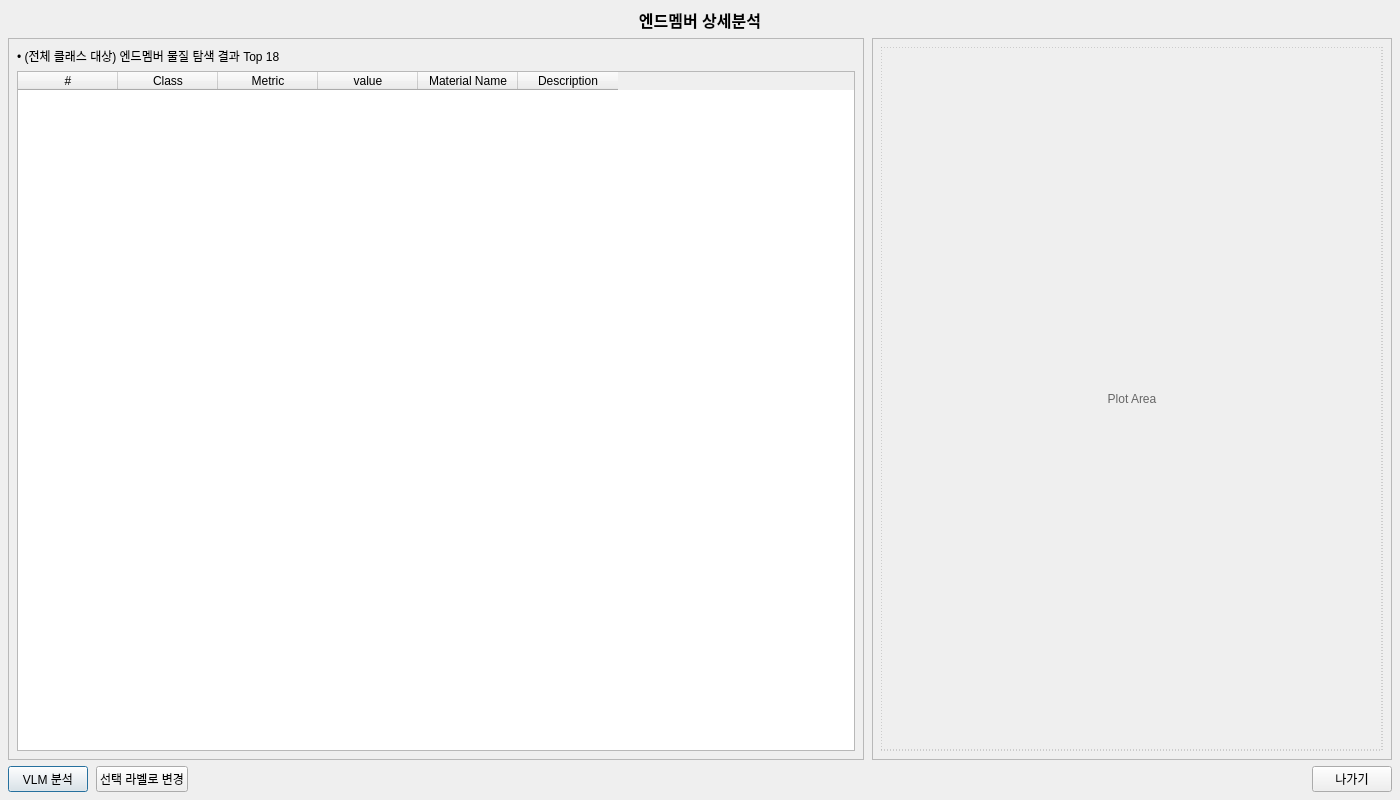
<?xml version="1.0" encoding="UTF-8"?>
<ui version="4.0">
 <class>EndmemberDetailDialog</class>
 <widget class="QDialog" name="EndmemberDetailDialog">
  <property name="geometry">
   <rect>
    <x>0</x>
    <y>0</y>
    <width>1400</width>
    <height>800</height>
   </rect>
  </property>
  <property name="windowTitle">
   <string>엔드멤버 상세분석</string>
  </property>

  <layout class="QVBoxLayout" name="verticalLayoutRoot">
   <property name="leftMargin">
    <number>8</number>
   </property>
   <property name="topMargin">
    <number>8</number>
   </property>
   <property name="rightMargin">
    <number>8</number>
   </property>
   <property name="bottomMargin">
    <number>8</number>
   </property>
   <property name="spacing">
    <number>6</number>
   </property>

   <!-- Title -->
   <item>
    <widget class="QLabel" name="labelTitle">
     <property name="text">
      <string>엔드멤버 상세분석</string>
     </property>
     <property name="alignment">
      <set>Qt::AlignCenter</set>
     </property>
     <property name="styleSheet">
      <string>font-weight:600; font-size:16px;</string>
     </property>
    </widget>
   </item>

   <!-- Main area -->
   <item>
    <layout class="QHBoxLayout" name="horizontalLayoutMain">
     <property name="spacing">
      <number>8</number>
     </property>

     <!-- LEFT -->
     <item>
      <widget class="QFrame" name="frameLeft">
       <property name="frameShape">
        <enum>QFrame::StyledPanel</enum>
       </property>
       <property name="frameShadow">
        <enum>QFrame::Plain</enum>
       </property>

       <layout class="QVBoxLayout" name="verticalLayoutLeft">
        <property name="leftMargin">
         <number>8</number>
        </property>
        <property name="topMargin">
         <number>8</number>
        </property>
        <property name="rightMargin">
         <number>8</number>
        </property>
        <property name="bottomMargin">
         <number>8</number>
        </property>
        <property name="spacing">
         <number>6</number>
        </property>

        <item>
         <widget class="QLabel" name="labelDesc">
          <property name="text">
           <string>• (전체 클래스 대상) 엔드멤버 물질 탐색 결과 Top 18</string>
          </property>
          <property name="wordWrap">
           <bool>true</bool>
          </property>
         </widget>
        </item>

        <item>
         <widget class="QTableWidget" name="tableResults">
          <property name="minimumSize">
           <size>
            <width>780</width>
            <height>600</height>
           </size>
          </property>
          <property name="columnCount">
           <number>6</number>
          </property>
          <column>
           <property name="text">
            <string>#</string>
           </property>
          </column>
          <column>
           <property name="text">
            <string>Class</string>
           </property>
          </column>
          <column>
           <property name="text">
            <string>Metric</string>
           </property>
          </column>
          <column>
           <property name="text">
            <string>value</string>
           </property>
          </column>
          <column>
           <property name="text">
            <string>Material Name</string>
           </property>
          </column>
          <column>
           <property name="text">
            <string>Description</string>
           </property>
          </column>
         </widget>
        </item>
       </layout>
      </widget>
     </item>

     <!-- RIGHT -->
     <item>
      <widget class="QFrame" name="framePlot">
       <property name="frameShape">
        <enum>QFrame::StyledPanel</enum>
       </property>
       <property name="frameShadow">
        <enum>QFrame::Plain</enum>
       </property>
       <property name="minimumSize">
        <size>
         <width>520</width>
         <height>600</height>
        </size>
       </property>

       <layout class="QVBoxLayout" name="verticalLayoutPlot">
        <property name="leftMargin">
         <number>8</number>
        </property>
        <property name="topMargin">
         <number>8</number>
        </property>
        <property name="rightMargin">
         <number>8</number>
        </property>
        <property name="bottomMargin">
         <number>8</number>
        </property>
        <property name="spacing">
         <number>6</number>
        </property>

        <!-- Placeholder label (matplotlib widget will replace it in code) -->
        <item>
         <widget class="QLabel" name="labelPlotPlaceholder">
          <property name="text">
           <string>Plot Area</string>
          </property>
          <property name="alignment">
           <set>Qt::AlignCenter</set>
          </property>
          <property name="styleSheet">
           <string>color: #666; border: 1px dashed #aaa; padding: 16px;</string>
          </property>
         </widget>
        </item>
       </layout>
      </widget>
     </item>

    </layout>
   </item>

   <!-- Bottom buttons -->
   <item>
    <layout class="QHBoxLayout" name="horizontalLayoutButtons">
     <property name="spacing">
      <number>8</number>
     </property>

     <!-- 기존 코드 호환: objectName pushButton -->
     <item>
      <widget class="QPushButton" name="pushButton">
       <property name="text">
        <string>VLM 분석</string>
       </property>
       <property name="minimumHeight">
        <number>34</number>
       </property>
      </widget>
     </item>

     <!-- ✅ 이것만 남김 -->
     <item>
      <widget class="QPushButton" name="btnApplyLabel">
       <property name="text">
        <string>선택 라벨로 변경</string>
       </property>
       <property name="minimumHeight">
        <number>34</number>
       </property>
      </widget>
     </item>

     <item>
      <spacer name="horizontalSpacer">
       <property name="orientation">
        <enum>Qt::Horizontal</enum>
       </property>
       <property name="sizeHint" stdset="0">
        <size>
         <width>40</width>
         <height>20</height>
        </size>
       </property>
      </spacer>
     </item>

     <!-- 기존 코드 호환: objectName pushButtonClose -->
     <item>
      <widget class="QPushButton" name="pushButtonClose">
       <property name="text">
        <string>나가기</string>
       </property>
       <property name="minimumHeight">
        <number>34</number>
       </property>
      </widget>
     </item>

    </layout>
   </item>

  </layout>
 </widget>
 <resources/>
 <connections/>
</ui>
